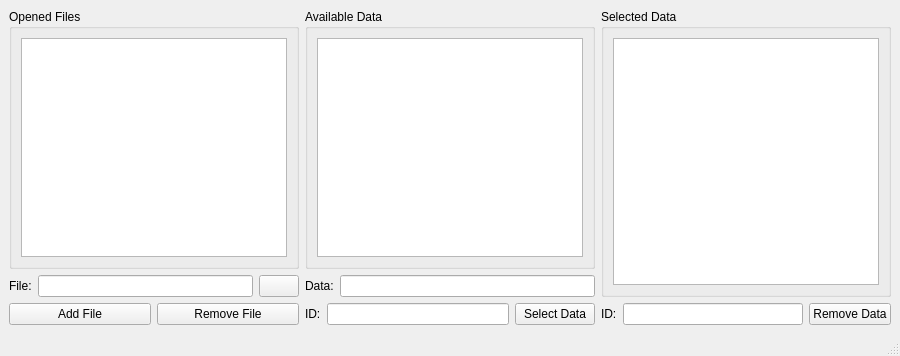
<?xml version="1.0" encoding="UTF-8"?>
<ui version="4.0">
 <class>FileWindow</class>
 <widget class="QMainWindow" name="FileWindow">
  <property name="geometry">
   <rect>
    <x>0</x>
    <y>0</y>
    <width>900</width>
    <height>356</height>
   </rect>
  </property>
  <property name="windowTitle">
   <string>MainWindow</string>
  </property>
  <widget class="QWidget" name="centralwidget">
   <layout class="QHBoxLayout" name="horizontalLayout">
    <item>
     <layout class="QVBoxLayout" name="verticalLayout_4">
      <item>
       <widget class="QGroupBox" name="groupBox_9">
        <property name="title">
         <string>Opened Files</string>
        </property>
        <layout class="QHBoxLayout" name="horizontalLayout_3">
         <item>
          <widget class="QListWidget" name="files_list_wg">
           <property name="dragEnabled">
            <bool>false</bool>
           </property>
           <property name="dragDropOverwriteMode">
            <bool>false</bool>
           </property>
           <property name="dragDropMode">
            <enum>QAbstractItemView::NoDragDrop</enum>
           </property>
           <property name="defaultDropAction">
            <enum>Qt::MoveAction</enum>
           </property>
           <property name="selectionMode">
            <enum>QAbstractItemView::SingleSelection</enum>
           </property>
           <property name="layoutMode">
            <enum>QListView::Batched</enum>
           </property>
           <property name="sortingEnabled">
            <bool>false</bool>
           </property>
          </widget>
         </item>
        </layout>
       </widget>
      </item>
      <item>
       <layout class="QHBoxLayout" name="horizontalLayout_27">
        <property name="sizeConstraint">
         <enum>QLayout::SetMinimumSize</enum>
        </property>
        <item>
         <widget class="QLabel" name="load_label_12">
          <property name="enabled">
           <bool>true</bool>
          </property>
          <property name="sizePolicy">
           <sizepolicy hsizetype="Minimum" vsizetype="Fixed">
            <horstretch>0</horstretch>
            <verstretch>0</verstretch>
           </sizepolicy>
          </property>
          <property name="autoFillBackground">
           <bool>true</bool>
          </property>
          <property name="text">
           <string>File:</string>
          </property>
         </widget>
        </item>
        <item>
         <widget class="QLineEdit" name="file_path">
          <property name="sizePolicy">
           <sizepolicy hsizetype="MinimumExpanding" vsizetype="Fixed">
            <horstretch>0</horstretch>
            <verstretch>0</verstretch>
           </sizepolicy>
          </property>
          <property name="text">
           <string/>
          </property>
         </widget>
        </item>
        <item>
         <widget class="QPushButton" name="browse_file">
          <property name="sizePolicy">
           <sizepolicy hsizetype="Fixed" vsizetype="Fixed">
            <horstretch>0</horstretch>
            <verstretch>0</verstretch>
           </sizepolicy>
          </property>
          <property name="text">
           <string/>
          </property>
          <property name="icon">
           <iconset>
            <normaloff>../../Artigo_remo/ema_fes_rowing_experiments/icons/browse.png</normaloff>../../Artigo_remo/ema_fes_rowing_experiments/icons/browse.png</iconset>
          </property>
         </widget>
        </item>
       </layout>
      </item>
      <item>
       <layout class="QHBoxLayout" name="horizontalLayout_18">
        <item>
         <widget class="QPushButton" name="add_file">
          <property name="text">
           <string>Add File</string>
          </property>
          <property name="icon">
           <iconset>
            <normaloff>../../Artigo_remo/ema_fes_rowing_experiments/icons/plus.png</normaloff>../../Artigo_remo/ema_fes_rowing_experiments/icons/plus.png</iconset>
          </property>
         </widget>
        </item>
        <item>
         <widget class="QPushButton" name="rm_file">
          <property name="text">
           <string>Remove File</string>
          </property>
          <property name="icon">
           <iconset>
            <normaloff>../../Artigo_remo/ema_fes_rowing_experiments/icons/minus.png</normaloff>../../Artigo_remo/ema_fes_rowing_experiments/icons/minus.png</iconset>
          </property>
         </widget>
        </item>
       </layout>
      </item>
     </layout>
    </item>
    <item>
     <layout class="QVBoxLayout" name="verticalLayout_5">
      <item>
       <widget class="QGroupBox" name="groupBox_10">
        <property name="title">
         <string>Available Data</string>
        </property>
        <layout class="QHBoxLayout" name="horizontalLayout_7">
         <item>
          <widget class="QListWidget" name="available_data">
           <property name="dragEnabled">
            <bool>false</bool>
           </property>
           <property name="dragDropOverwriteMode">
            <bool>false</bool>
           </property>
           <property name="dragDropMode">
            <enum>QAbstractItemView::NoDragDrop</enum>
           </property>
           <property name="defaultDropAction">
            <enum>Qt::MoveAction</enum>
           </property>
           <property name="selectionMode">
            <enum>QAbstractItemView::SingleSelection</enum>
           </property>
           <property name="layoutMode">
            <enum>QListView::Batched</enum>
           </property>
           <property name="sortingEnabled">
            <bool>false</bool>
           </property>
          </widget>
         </item>
        </layout>
       </widget>
      </item>
      <item>
       <layout class="QHBoxLayout" name="horizontalLayout_28">
        <property name="sizeConstraint">
         <enum>QLayout::SetMinimumSize</enum>
        </property>
        <item>
         <widget class="QLabel" name="load_label_13">
          <property name="enabled">
           <bool>true</bool>
          </property>
          <property name="sizePolicy">
           <sizepolicy hsizetype="Minimum" vsizetype="Fixed">
            <horstretch>0</horstretch>
            <verstretch>0</verstretch>
           </sizepolicy>
          </property>
          <property name="autoFillBackground">
           <bool>true</bool>
          </property>
          <property name="text">
           <string>Data:</string>
          </property>
         </widget>
        </item>
        <item>
         <widget class="QLineEdit" name="data_avail">
          <property name="sizePolicy">
           <sizepolicy hsizetype="MinimumExpanding" vsizetype="Fixed">
            <horstretch>0</horstretch>
            <verstretch>0</verstretch>
           </sizepolicy>
          </property>
          <property name="text">
           <string/>
          </property>
         </widget>
        </item>
       </layout>
      </item>
      <item>
       <layout class="QHBoxLayout" name="horizontalLayout_19">
        <item>
         <widget class="QLabel" name="load_label_16">
          <property name="enabled">
           <bool>true</bool>
          </property>
          <property name="sizePolicy">
           <sizepolicy hsizetype="Minimum" vsizetype="Fixed">
            <horstretch>0</horstretch>
            <verstretch>0</verstretch>
           </sizepolicy>
          </property>
          <property name="autoFillBackground">
           <bool>true</bool>
          </property>
          <property name="text">
           <string>ID:</string>
          </property>
         </widget>
        </item>
        <item>
         <widget class="QLineEdit" name="data_avail_id">
          <property name="sizePolicy">
           <sizepolicy hsizetype="MinimumExpanding" vsizetype="Fixed">
            <horstretch>0</horstretch>
            <verstretch>0</verstretch>
           </sizepolicy>
          </property>
          <property name="text">
           <string/>
          </property>
         </widget>
        </item>
        <item>
         <widget class="QPushButton" name="select_data">
          <property name="text">
           <string>Select Data</string>
          </property>
          <property name="icon">
           <iconset>
            <normaloff>../../Artigo_remo/ema_fes_rowing_experiments/icons/plus.png</normaloff>../../Artigo_remo/ema_fes_rowing_experiments/icons/plus.png</iconset>
          </property>
         </widget>
        </item>
       </layout>
      </item>
     </layout>
    </item>
    <item>
     <layout class="QVBoxLayout" name="verticalLayout_7">
      <item>
       <widget class="QGroupBox" name="groupBox_13">
        <property name="title">
         <string>Selected Data</string>
        </property>
        <layout class="QHBoxLayout" name="horizontalLayout_11">
         <item>
          <widget class="QListWidget" name="selected_data">
           <property name="dragEnabled">
            <bool>false</bool>
           </property>
           <property name="dragDropOverwriteMode">
            <bool>false</bool>
           </property>
           <property name="dragDropMode">
            <enum>QAbstractItemView::NoDragDrop</enum>
           </property>
           <property name="defaultDropAction">
            <enum>Qt::MoveAction</enum>
           </property>
           <property name="selectionMode">
            <enum>QAbstractItemView::SingleSelection</enum>
           </property>
           <property name="layoutMode">
            <enum>QListView::Batched</enum>
           </property>
           <property name="sortingEnabled">
            <bool>false</bool>
           </property>
          </widget>
         </item>
        </layout>
       </widget>
      </item>
      <item>
       <layout class="QHBoxLayout" name="horizontalLayout_30">
        <property name="sizeConstraint">
         <enum>QLayout::SetMinimumSize</enum>
        </property>
        <item>
         <widget class="QLabel" name="load_label_15">
          <property name="enabled">
           <bool>true</bool>
          </property>
          <property name="sizePolicy">
           <sizepolicy hsizetype="Minimum" vsizetype="Fixed">
            <horstretch>0</horstretch>
            <verstretch>0</verstretch>
           </sizepolicy>
          </property>
          <property name="autoFillBackground">
           <bool>true</bool>
          </property>
          <property name="text">
           <string>ID:</string>
          </property>
         </widget>
        </item>
        <item>
         <widget class="QLineEdit" name="select_data_id">
          <property name="sizePolicy">
           <sizepolicy hsizetype="MinimumExpanding" vsizetype="Fixed">
            <horstretch>0</horstretch>
            <verstretch>0</verstretch>
           </sizepolicy>
          </property>
          <property name="text">
           <string/>
          </property>
         </widget>
        </item>
        <item>
         <widget class="QPushButton" name="rm_data">
          <property name="text">
           <string>Remove Data</string>
          </property>
          <property name="icon">
           <iconset>
            <normaloff>../../Artigo_remo/ema_fes_rowing_experiments/icons/minus.png</normaloff>../../Artigo_remo/ema_fes_rowing_experiments/icons/minus.png</iconset>
          </property>
         </widget>
        </item>
       </layout>
      </item>
     </layout>
    </item>
   </layout>
  </widget>
  <widget class="QMenuBar" name="menubar">
   <property name="geometry">
    <rect>
     <x>0</x>
     <y>0</y>
     <width>900</width>
     <height>26</height>
    </rect>
   </property>
  </widget>
  <widget class="QStatusBar" name="statusbar"/>
 </widget>
 <resources/>
 <connections/>
</ui>
